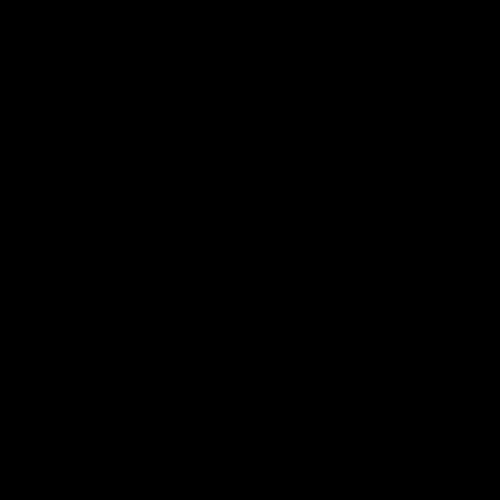
Frame 1 (no input)
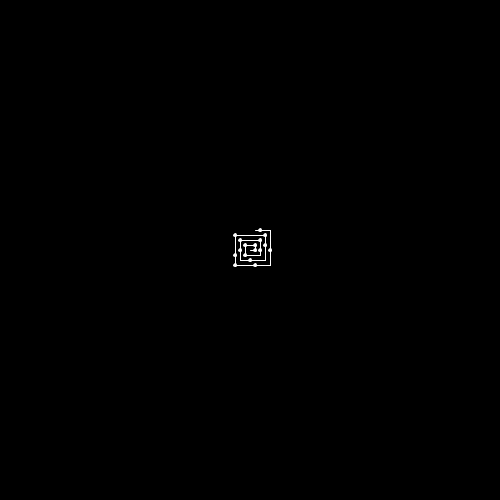
Frame 60 (the mouse pressed at the canvas centre just before this capture)
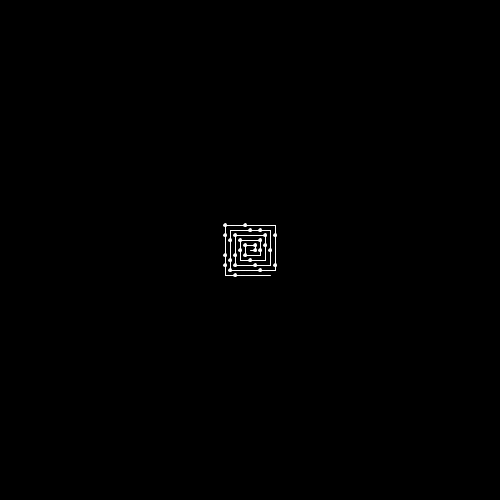
Frame 120 (the mouse held since frame 60 and released just before this capture)

The Processing sketch that drew these frames (run headless with seeded random() and noise(); from frame 60 on, the mouse is pressed at the canvas centre):

// Processing sketch: prime_spiral
// ── prime_spiral.pde
// The Prime Spiral (aka Ulam Spiral)
// The Coding Train / Daniel Shiffman
// https://thecodingtrain.com/CodingChallenges/167-prime-spiral.html
// https://youtu.be/a35KWEjRvc0

// State of spiral
int x, y;
int px, py;
int step = 1;
int state = 0;
int numSteps = 1;
int turnCounter = 1;

// Scale / resolution
int stepSize = 5;
int totalSteps;
int cols, rows;

// Function to test if number is prime
boolean isPrime(int value) {
  if (value < 2 ) return false;
  else if(value < 4 ) return true;
  else if(value % 2 ==0 || value % 3 ==0) return false; 
  else {
    for (int i = 5; i <= sqrt(value); i += 6) {
      if (value % i == 0 || value % (i + 2) == 0 ) {
        return false;
        
      }
      
    }
  }
  
  return true;
}

void setup() {
  size(500, 500);

  // set up spiral
  cols = width / stepSize;
  rows = height / stepSize;
  totalSteps = cols * rows;
  x = width / 2;
  y = height / 2;
  px = x;
  py = y;
  background(0);
}

void draw() {
  // If prime draw circle
  if (isPrime(step)) {
    fill(255);
    stroke(255);
    circle(x, y, stepSize * 0.5);
  }

  // Connect current to previous with a line
  line(x, y, px, py);
  px = x;
  py = y;

  // Move according to state
  switch (state) {
    case 0:
      x += stepSize;
      break;
    case 1:
      y -= stepSize;
      break;
    case 2:
      x -= stepSize;
      break;
    case 3:
      y += stepSize;
      break;
  }

  // Change state
  if (step % numSteps == 0) {
    state = (state + 1) % 4;
    turnCounter++;
    if (turnCounter % 2 == 0) {
      numSteps++;
    }
  }
  step++;

  // Are we done?
  if (step > totalSteps) {
    noLoop();
  }
}
